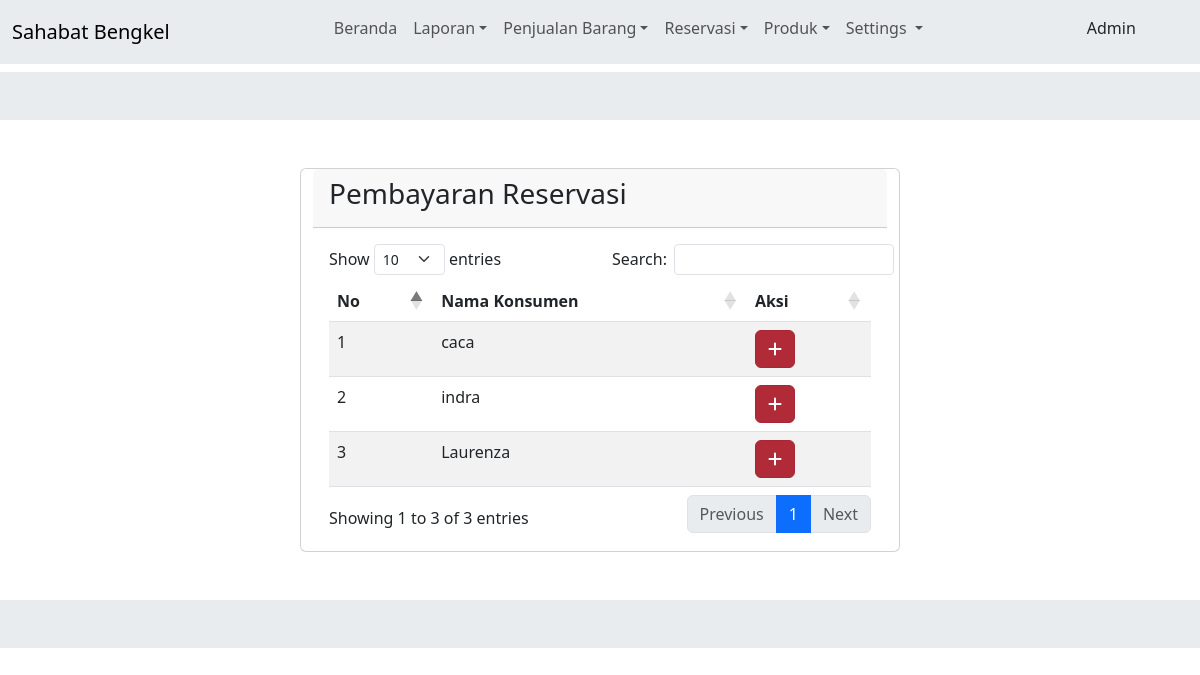
/view/admin/laporan/index.php (signed in), run on the app's committed database.
### tables this page shows
CREATE TABLE `profile` (
  `id` int(11) NOT NULL,
  `nama` varchar(255) NOT NULL,
  `telp_kon` varchar(16) NOT NULL,
  `alamat_kon` varchar(255) NOT NULL
);

### view/admin/laporan/index.php (the view, shortened to what this page needs)
<!DOCTYPE html>
<html lang="en">
<head>
    <?php
        require_once("../tampilan/header.php");
        require_once("../../../database/koneksi.php");
    ?>
</head>
<body>
    <?php
        require_once("../tampilan/navbar.php");
    ?>
    <div class="col-md-12 col-lg-12 py-5 bg-body-secondary mt-2 mt-lg-2">
        <div class="container-fluid py-5 bg-white">
            <div class="row form-group row d-flex justify-content-center align-items-center">
                <div class="card col-sm-6">
                    <div class="card-header">
                        <h3 class="card-title">Pembayaran Reservasi</h3>
                    </div>
                    <div class="card-body">
                        <div class="table-responsive-md table-responsive-lg">
                            <table class="table table-striped" id="example1">
                                <thead>
                                    <tr>
                                        <th>No</th>
                                        <th>Nama Konsumen</th>
                                        <th>Aksi</th>
                                    </tr>
                                </thead>
                                <tbody>
                                    <?php
                                        $no = 1;
                                        $hasil = $koneksi->query("SELECT * from profile order by nama asc");
                                        foreach($hasil as $data){
                                    ?>
                                    <tr>
                                        <td><?php echo $no++; ?></td>
                                        <td><?php echo $data["nama"]; ?></td>
                                        <td>
                                            <a href="" data-bs-target="#laporan<?=$data['nama']?>"
                                                data-bs-toggle="modal" class="btn btn-danger active">
                                                <i class="fas fa-plus"></i>
                                            </a>
                                        </td>
                                    </tr>
                                    <?php
                                        }
                                    ?>
                                </tbody>
                            </table>
                        </div>
                    </div>
                </div>
            </div>
        </div>
    </div>
    <?php
        require_once("../tampilan/footer.php");
    ?>

### data on the page
profile: nama "caca"
profile: nama "indra"
profile: nama "Laurenza"

### other printed values
$_SESSION["username"] "Admin"
